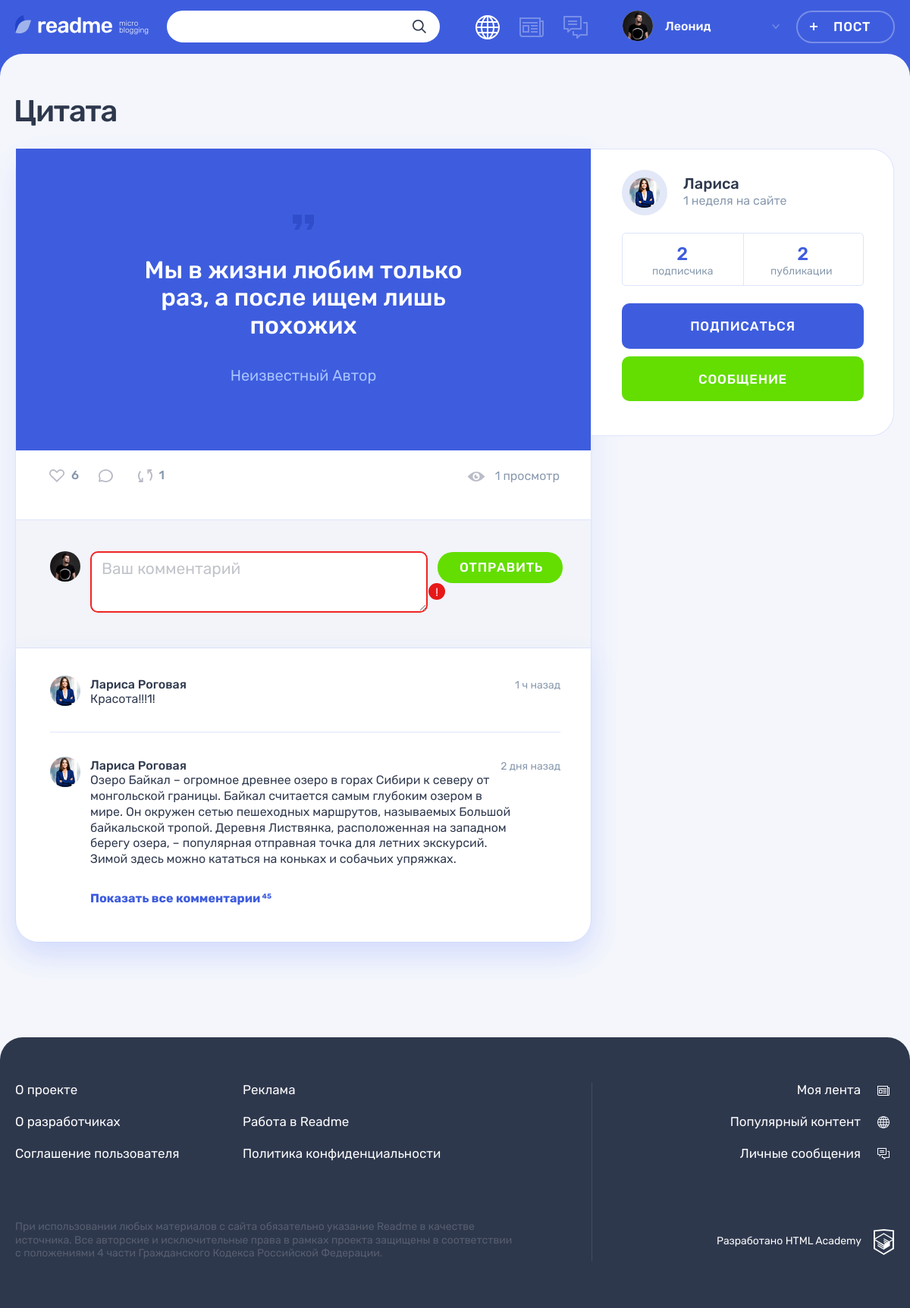
The page /post.php?id=1 on the database its author committed.
### tables this page shows
CREATE TABLE IF NOT EXISTS `posts` (
                                     id INT PRIMARY KEY AUTO_INCREMENT,
                                     title VARCHAR(90) NOT NULL,
                                     text TEXT,
                                     quote_author VARCHAR(90),
                                     image VARCHAR(255) UNIQUE,
                                     youtube VARCHAR(255),
                                     website_title VARCHAR(255),
                                     website VARCHAR(255),
                                     views INT,
                                     created_at DATETIME NOT NULL DEFAULT NOW(),
                                     updated_at DATETIME NOT NULL DEFAULT NOW(),
                                     user_id INT NOT NULL,
                                     content_type_id INT NOT NULL,
                                     FOREIGN KEY fk_post_user_id_user_id (user_id) REFERENCES `user`(id) ON DELETE CASCADE,
                                     FOREIGN KEY fk_post_content_type_id_content_type_id (content_type_id) REFERENCES content_type(id) ON DELETE CASCADE,
                                     INDEX idx_post_content_type_id (content_type_id),
                                     INDEX idx_post_content_type_id_user_id (user_id, content_type_id)
);

CREATE TABLE IF NOT EXISTS `user` (
                                    id INT PRIMARY KEY AUTO_INCREMENT,
                                    created_at DATETIME NOT NULL DEFAULT NOW(),
                                    updated_at DATETIME NOT NULL DEFAULT NOW(),
                                    login VARCHAR(255) NOT NULL UNIQUE,
                                    user_name VARCHAR(255),
                                    email VARCHAR(255) NOT NULL UNIQUE,
                                    password CHAR(32) NOT NULL,
                                    avatar VARCHAR(255) UNIQUE,
                                    INDEX idx_user_username (login)
);

### helpers.php (called while the page is built, shortened)
<?php
function get_noun_plural_form(?int $number, string $one, string $two, string $many): string
{
    $number = (int)$number;
    $mod10 = $number % 10;
    $mod100 = $number % 100;
    switch (true) {
        case ($mod10 === 1):
            return $one;
        case ($mod10 >= 2 && $mod10 <= 4):
            return $two;
    }
}
function include_template($name, array $data = [])
{
    $name = 'templates/' . $name;
    extract($data);
    require $name;
    $result = ob_get_clean();
    return $result;
}

### data.php (called while the page is built, shortened)
<?php
$link = mysqli_connect('localhost', 'root', '', 'readme');
mysqli_set_charset($link, "utf8");
$postNumberId = isset($_GET['id']) ? "WHERE posts.id = {$_GET['id']}" : '';
$sqlPostNumber = <<<SQL
SELECT
       posts.id post_id,
       title post_title,
       text post_text,
       quote_author post_quote_author,
       image post_image,
       youtube post_youtube,
       website_title post_website_title,
       website post_website,
       views post_views,
       user.user_name user_name,
       user.avatar user_avatar,
       user.id user_id,
       user.created_at,
       content_type.class content_class
FROM posts
INNER JOIN `user` ON posts.user_id = user.id
INNER JOIN content_type ON posts.content_type_id = content_type.id
{$postNumberId};
SQL;
$resultNum = mysqli_query($link, $sqlPostNumber);
$postNums = mysqli_fetch_assoc($resultNum);
$userWho = $postNums['user_id'];
$sqlPostSum = <<<SQL
SELECT
 COUNT(posts.id) as count_post_id,
 user.id as user_id
FROM posts
JOIN `user` ON posts.user_id = user.id
WHERE user.id = {$userWho};
SQL;
$resultPostSum = mysqli_query($link, $sqlPostSum);
$postPostSum = mysqli_fetch_assoc($resultPostSum);
$sqlSubscrSum = <<<SQL
SELECT
subscription.author_id as author_id,
COUNT(subscription.person_subscripted_id) as sum_subscription
FROM `subscription`
JOIN `user` ON subscription.author_id = user.id
WHERE author_id={$userWho} GROUP BY author_id;
SQL;
$resultSubscrSum = mysqli_query($link, $sqlSubscrSum);
$postSubscrSum = mysqli_fetch_assoc($resultSubscrSum);
$sqlLikeSum = <<<SQL
SELECT
COUNT(`like`.user_id) as like_sum,
posts.id as posts_id
FROM `like`
JOIN posts ON `like`.post_id=posts.id
{$postNumberId}
GROUP BY post_id;
SQL;
$resultLikeSum = mysqli_query($link, $sqlLikeSum);
$postLikeSum = mysqli_fetch_assoc($resultLikeSum);
$sqlRepostSum = <<<SQL
SELECT
COUNT(repost.user_id) as repost_sum,
posts.id as post_id
FROM repost
JOIN posts ON repost.post_id=posts.id
{$postNumberId}
GROUP BY post_id;
SQL;
$resultRepostSum = mysqli_query($link, $sqlRepostSum);
$postRepostSum = mysqli_fetch_assoc($resultRepostSum);
$today = new DateTimeImmutable();
$userDateReg = new DateTime($postNums['created_at']);
$diffUserDateReg = $today->diff($userDateReg);
if ($diffUserDateReg->m >= 1) {
    $diffUserReg = sprintf('%d %s', $diffUserDateReg->m, get_noun_plural_form($diffUserDateReg->m, ' месяц ', ' месяца ', ' месяцев '));
}
elseif ($diffUserDateReg->days / 7 >= 1 && $diffUserDateReg->days / 7 < 5) {
    $weeks = floor($diffUserDateReg->days / 7);
    $diffUserReg = sprintf('%d %s', $weeks, get_noun_plural_form($weeks, ' неделя ', ' недели ', ' недель '));
}
elseif ($diffUserDateReg->days >= 1 && $diffUserDateReg->days < 7) {
    $diffUserReg = sprintf('%d %s', $diffUserDateReg->days, get_noun_plural_form($diffUserDateReg->d, ' день ', ' дня ', ' дней '));
}
elseif ($diffUserDateReg->h >= 1 && $diffUserDateReg->h < 24) {
    $diffUserReg = sprintf('%d %s', $diffUserDateReg->h, get_noun_plural_form($diffUserDateReg->h, ' час ', ' часа ', ' часов '));
}
elseif ($diffUserDateReg->i < 60) {
    $diffUserReg = sprintf('%d %s', $diffUserDateReg->i, get_noun_plural_form($diffUserDateReg->i, ' минута ', ' минуты ', ' минут '));
};

### templates/post-details.php (the view, shortened to what this page needs)
<main class="page__main page__main--publication">
    <div class="container">
        <h1 class="page__title page__title--publication"><?=$postNums['post_title']; ?></h1>
        <section class="post-details">
            <div class="post-details__wrapper post-photo">
                <div class="post-details__main-block post post--details">
                    <?php if($postNums['content_class'] == 'photo'): ?>
                        <div class="post-details__image-wrapper post-photo__image-wrapper">
                            <img src="img/<?=$postNums['post_image']; ?>" alt="Фото от пользователя" width="760" height="507">
                        </div>
                    <?php elseif($postNums['content_class'] == 'quote'): ?>
                        <div class="post-details__image-wrapper post-quote">
                            <div class="post__main">
                                <blockquote>
                                    <p>
                                        <?=$postNums['post_text'];?>
                                    </p>
                                    <cite><?=$postNums['post_quote_author'];?></cite>
                                </blockquote>
                            </div>
                        </div>
                    <?php elseif($postNums['content_class'] == 'video'): ?>
                        <div class="post-details__image-wrapper post-photo__image-wrapper">
                            <?=embed_youtube_video($postNums['post_youtube']); ?>
                        </div>
                    <?php endif; ?>
                    <div class="post__indicators">
                        <div class="post__buttons">
                            <a class="post__indicator post__indicator--likes button" href="#" title="Лайк">
                                <svg class="post__indicator-icon" width="20" height="17">
                                    <use xlink:href="#icon-heart"></use>
                                </svg>
                                <span><?=$postLikeSum['like_sum']; ?> </span>
                            </a>
                            <a class="post__indicator post__indicator--comments button" href="#" title="Комментарии">
                                <svg class="post__indicator-icon" width="19" height="17">
                                    <use xlink:href="#icon-comment"></use>
                                </svg>
                            </a>
                            <a class="post__indicator post__indicator--repost button" href="#" title="Репост">
                                <svg class="post__indicator-icon" width="19" height="17">
                                    <use xlink:href="#icon-repost"></use>
                                </svg>
                                <span><?=$postRepostSum['repost_sum']; ?></span>
                            </a>
                        </div>
                        <span class="post__view"><?=$postNums['post_views'] . get_noun_plural_form($postNums['post_views'], ' просмотр', ' просмотра', ' просмотров'); ?></span>
                    </div>
                    <div class="comments">
                        <form class="comments__form form" action="#" method="post">
                            <div class="comments__my-avatar">
                                <img class="comments__picture" src="img/userpic-medium.jpg" alt="Аватар пользователя">
                            </div>
                            <div class="form__input-section form__input-section--error">
                                <textarea class="comments__textarea form__textarea form__input" placeholder="Ваш комментарий"></textarea>
                                <button class="form__error-button button" type="button">!</button>
                            </div>
                            <button class="comments__submit button button--green" type="submit">Отправить</button>
                        </form>
                        <div class="comments__list-wrapper">
                            <ul class="comments__list">
                                <li class="comments__item user">
                                    <div class="comments__avatar">
                                        <a class="user__avatar-link" href="#">
                                            <img class="comments__picture" src="img/userpic-larisa.jpg" alt="Аватар пользователя">
                                        </a>
                                    </div>
                                    <div class="comments__info">
                                        <div class="comments__name-wrapper">
                                            <a class="comments__user-name" href="#">
                                                <span>Лариса Роговая</span>
                                            </a>
                                            <time class="comments__time" datetime="2019-03-20">1 ч назад</time>
                                        </div>
                                        <p class="comments__text">
                                            Красота!!!1!
                                        </p>
                                    </div>
                                </li>
                                <li class="comments__item user">
                                    <div class="comments__avatar">
                                        <a class="user__avatar-link" href="#">
                                            <img class="comments__picture" src="img/userpic-larisa.jpg" alt="Аватар пользователя">
                                        </a>
                                    </div>
                                    <div class="comments__info">
                                        <div class="comments__name-wrapper">
                                            <a class="comments__user-name" href="#">
                                                <span>Лариса Роговая</span>
                                            </a>
                                            <time class="comments__time" datetime="2019-03-18">2 дня назад</time>
                                        </div>
                                        <p class="comments__text">
                                            Озеро Байкал – огромное древнее озеро в горах Сибири к северу от монгольской границы. Байкал считается самым глубоким озером в мире. Он окружен сетью пешеходных маршрутов, называемых Большой байкальской тропой. Деревня Листвянка, расположенная на западном берегу озера, – популярная отправная точка для летних экскурсий. Зимой здесь можно кататься на коньках и собачьих упряжках.
                                        </p>
                                    </div>
                                </li>
                            </ul>
                            <a class="comments__more-link" href="#">
                                <span>Показать все комментарии</span>
                                <sup class="comments__amount">45</sup>
                            </a>
                        </div>
                    </div>
                </div>
                <div class="post-details__user user">
                    <div class="post-details__user-info user__info">
                        <div class="post-details__avatar user__avatar">
                            <a class="post-details__avatar-link user__avatar-link" href="#">
                                <img class="post-details__picture user__picture" src="img/<?=$postNums['user_avatar']; ?>" alt="Аватар пользователя">
                            </a>
                        </div>
                        <div class="post-details__name-wrapper user__name-wrapper">
                            <a class="post-details__name user__name" href="#">
                                <span><?=$postNums['user_name']; ?></span>
                            </a>
                            <time class="post-details__time user__time" datetime="2014-03-20"><?=$diffUserReg; ?>на сайте</time>
                        </div>
                    </div>
                    <div class="post-details__rating user__rating">
                        <p class="post-details__rating-item user__rating-item user__rating-item--subscribers">
                            <span class="post-details__rating-amount user__rating-amount"><?=$postSubscrSum['sum_subscription']; ?></span>
                            <span class="post-details__rating-text user__rating-text"><?=get_noun_plural_form($postSubscrSum['sum_subscription'], ' подписчик', ' подписчика', ' подписчиков'); ?></span>
                        </p>
                        <p class="post-details__rating-item user__rating-item user__rating-item--publications">
                            <span class="post-details__rating-amount user__rating-amount"><?=$postPostSum['count_post_id']; ?></span>
                            <span class="post-details__rating-text user__rating-text"><?=get_noun_plural_form($postPostSum['count_post_id'], ' публикация', ' публикации', ' публикаций'); ?></span>
                        </p>
                    </div>
                    <div class="post-details__user-buttons user__buttons">
                        <button class="user__button user__button--subscription button button--main" type="button">Подписаться</button>
                        <a class="user__button user__button--writing button button--green" href="#">Сообщение</a>
                    </div>
                </div>
            </div>
        </section>
    </div>
</main>

### rows shown on the page
posts: title "Цитата", text "Мы в жизни любим только раз, а после ищем лишь похожих", quote_author "Неизвестный Автор", views "1", views "просмотр", user.avatar (picture), user.user_name "Лариса"

### other values the page prints
$userName "Леонид"
$postLikeSum['like_sum'] "6"
$postRepostSum['repost_sum'] "1"
$diffUserReg "1 неделя"
$postSubscrSum['sum_subscription'] "2"
$postPostSum['count_post_id'] "2"
